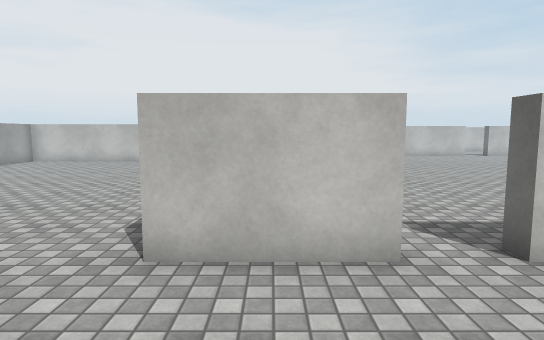
[1] (above)

24 first-person views from a walk through a 3-D level made in the Unity game engine. The camera is 1.5 m above the floor, tilts 6° down and sees 75° across. The floor is counted in squares, 1 m on a side. Each view is taken from the middle of a square. On the plan, view 1 faces up. The plan holds only what a view shows up to about 16 squares ahead; the rest is blank. The place goes on beyond the plan. Surface patterns are stand-ins for the level's own textures.

[2]
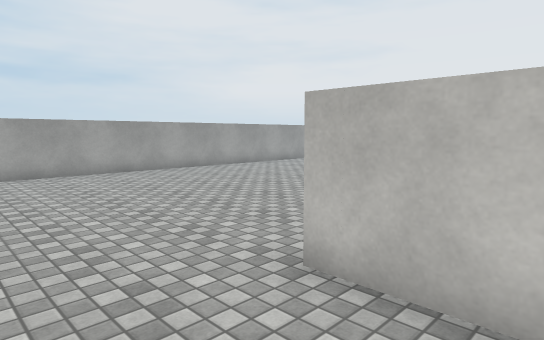

[3]
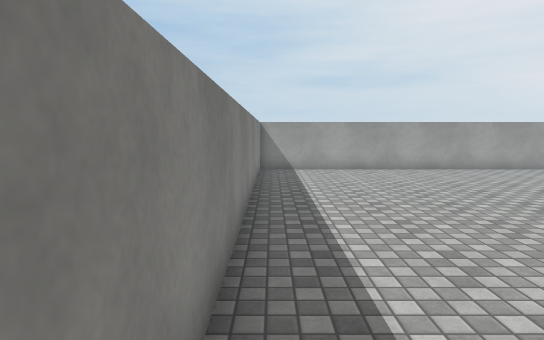

[4]
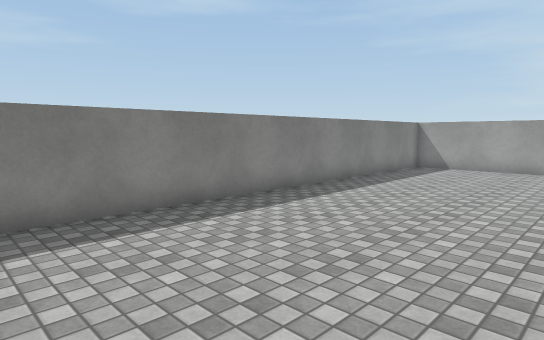

[5]
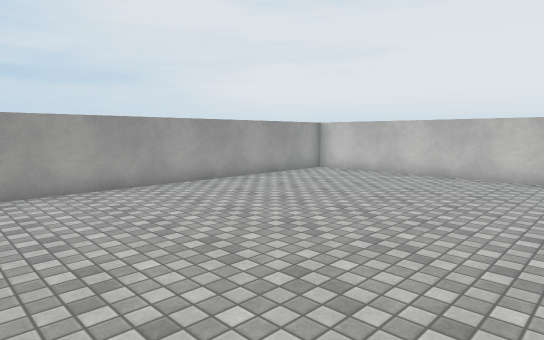

[6]
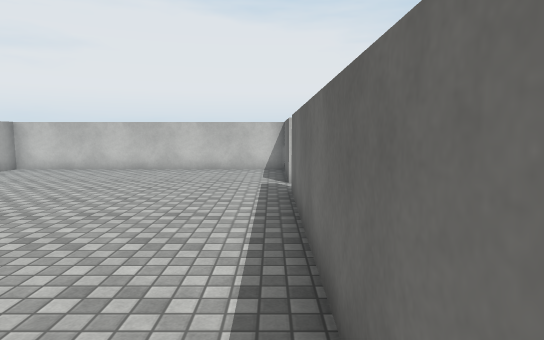

[7]
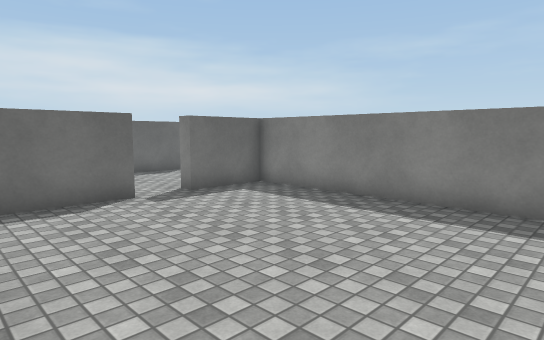

[8]
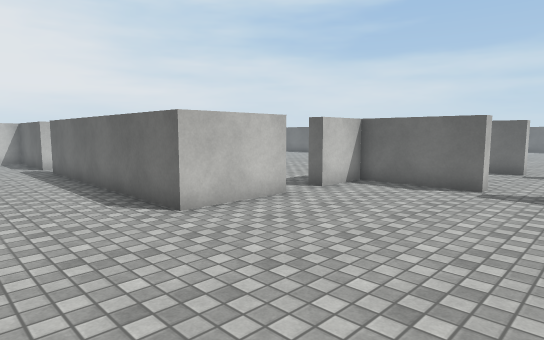

[9]
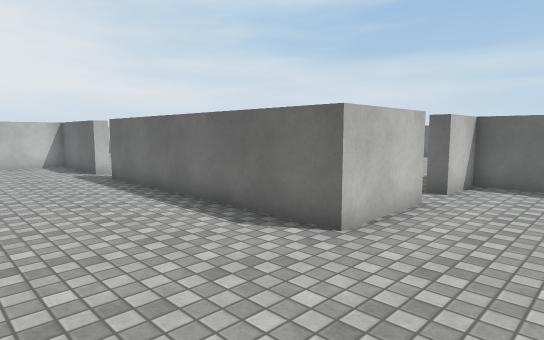

[10]
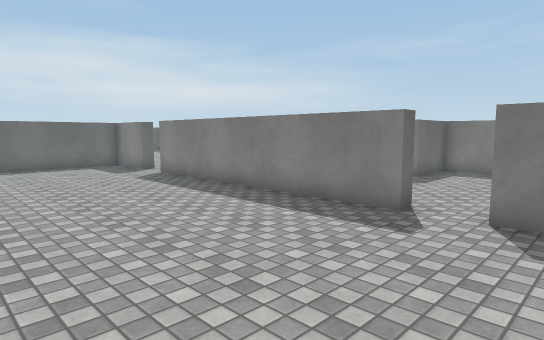

[11]
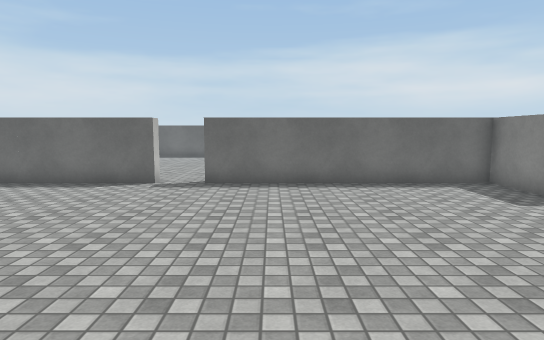

[12]
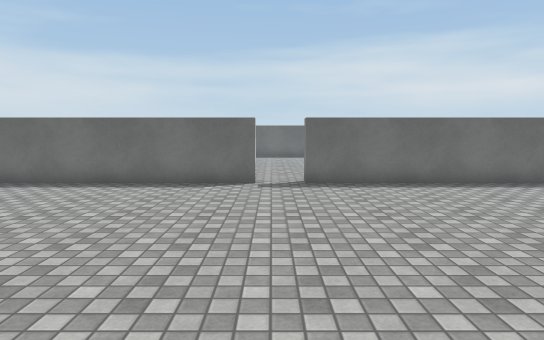

[13]
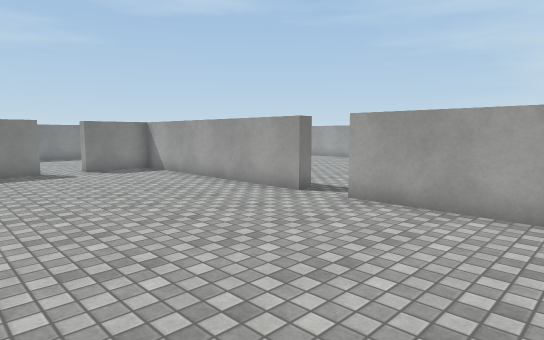

[14]
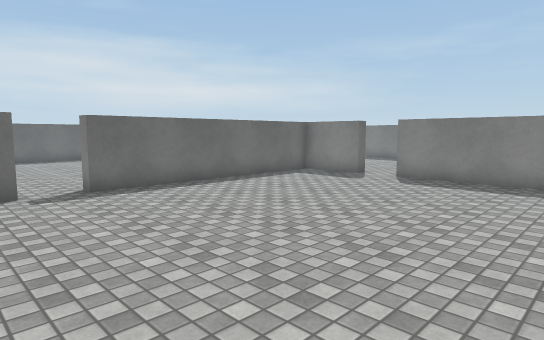

[15]
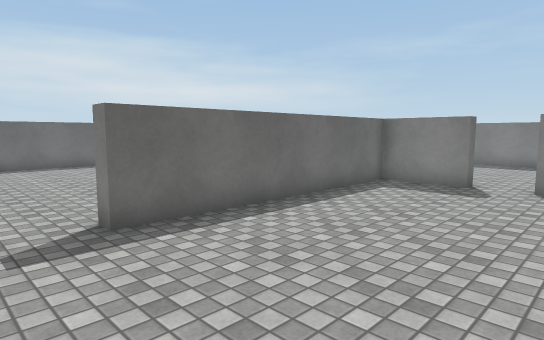

[16]
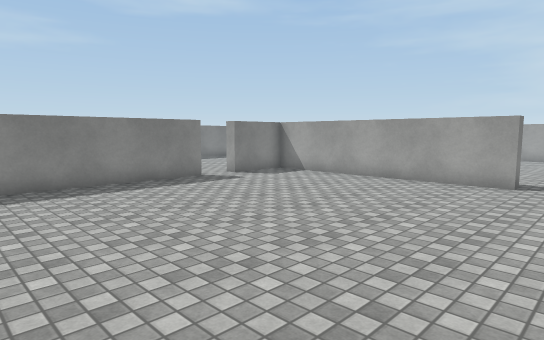

[17]
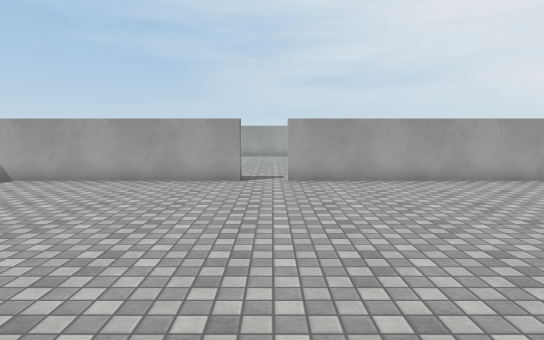

[18]
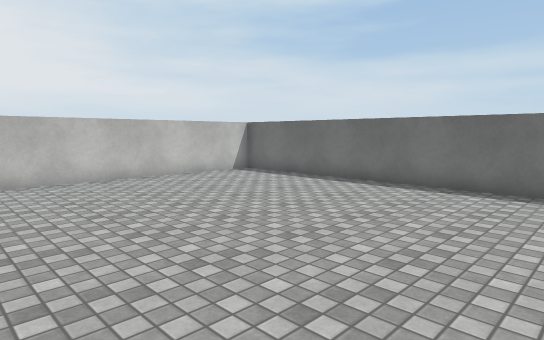

[19]
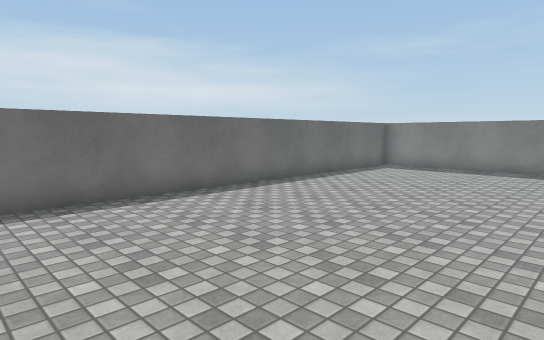

[20]
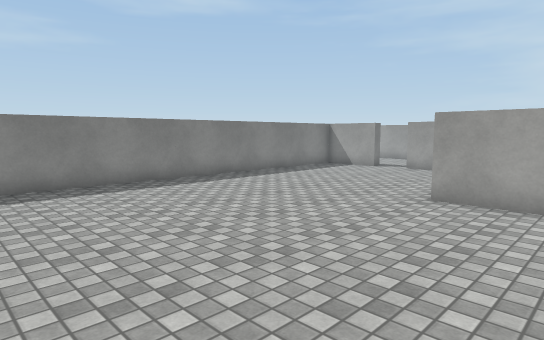

[21]
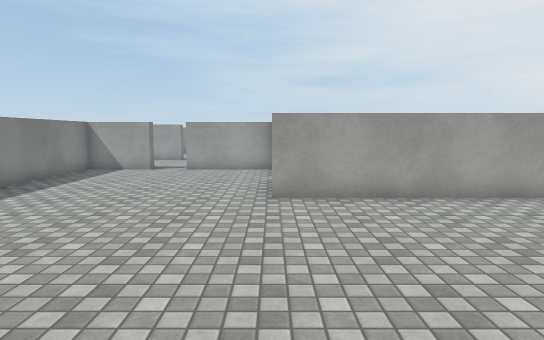

[22]
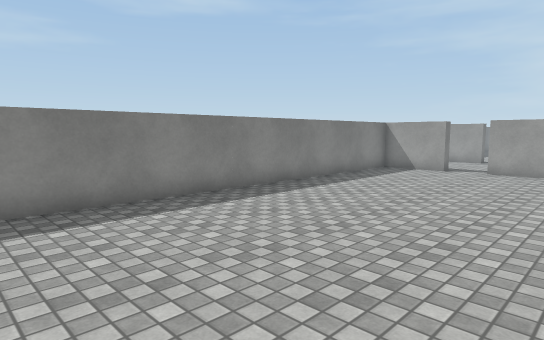

[23]
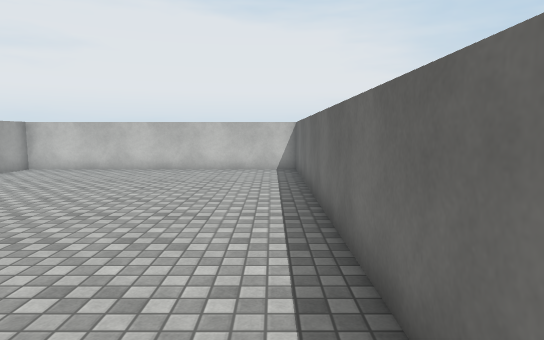

[24]
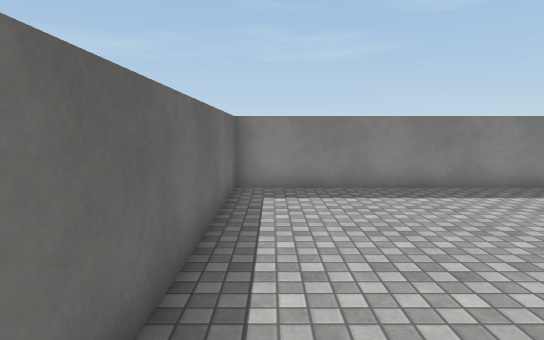

### Floor plan
Points are (right, up) in squares from view 1. A wall is a line through its corners. A room is listed if a view was taken in it or the views show most of it. See-through windows are left out.
Room 1 (views 1, 2, 3, 4, 5, 6, 7, 8, 9)
walls: (1.5, 4.5) (1.5, 4) (-1.5, 4) (-1.5, 13) (-1, 13); (-1, 14.5) (-1.5, 14.5) (-1.5, 18.5) (-12.5, 18.5) (-12.5, -3.5) (5, -3.5) (5, -1) (5.5, -1); (5.6, 0.5) (5, 0.5) (5, 4) (3, 4) (3, 4.5)
ways out: opening at (-1, 13.5) to room 2; opening at (2, 4) to room 2; opening at (5, -0.5)
Room 2 (views 10, 11, 12, 13, 14, 15, 16, 17)
walls: (16.5, 14.5) (16.5, 19.5); (3, 4.5) (12.5, 4.5); (-1, 13) (-1, 4.5) (1.5, 4.5); (14, 4.5) (16.5, 4.5) (16.5, 13); (-1, 19.5) (-1, 14.5)
ways out: opening at (-1, 13.5) to room 1; opening at (2, 4) to room 1; opening at (13, 4) to room 3; opening at (17, 13.5) to room 3
Room 3 (views 18, 19, 20, 21, 22, 23, 24)
walls: (17, 10.2) (17, 4); (14, 3.9) (14, 4.5); (16.5, 13) (17, 13); (17, 14.5) (16.5, 14.5); (10.5, 4) (10.5, 0.5) (10, 0.5); (9.9, -1) (10.5, -1) (10.5, -3.5) (28, -3.5) (28, 18.5) (17, 18.5) (17, 16.9)
ways out: opening at (13, 4) to room 2; opening at (17, 13.5) to room 2; opening at (10, -0.5)

Where each view was taken, in squares from view 1:
view 1: 0 up, 0 right, facing up
view 2: 1 up, 1 right, facing up-left
view 3: 3 down, 2 right, facing left
view 4: 3 up, 3 right, facing down-left
view 5: 6 up, 3 left, facing up-left
view 6: 4 up, 2 left, facing up
view 7: 4 up, 3 left, facing down-right
view 8: 2 down, 5 left, facing up-right
view 9: 1 up, 6 left, facing up-right
view 10: 11 up, 0 right, facing down-right
view 11: 11 up, 6 right, facing right
view 12: 14 up, 6 right, facing right
view 13: 19 up, 6 right, facing down-left
view 14: 16 up, 7 right, facing down-right
view 15: 15 up, 11 right, facing down-right
view 16: 15 up, 10 right, facing down-left
view 17: 14 up, 10 right, facing left
view 18: 7 up, 18 right, facing up-right
view 19: 12 up, 20 right, facing down-right
view 20: 7 up, 25 right, facing down-left
view 21: 4 up, 25 right, facing left
view 22: 4 up, 25 right, facing down-left
view 23: 4 up, 27 right, facing up
view 24: 6 up, 27 right, facing down
